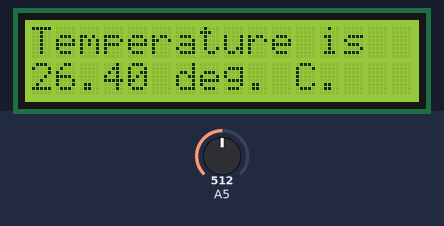
Simulated run of this sketch. Board: Arduino Uno, built with avr-gcc and run on an emulated ATmega328P. Shown: 16×2 character LCD. The test bench sets the inputs (shaded band); at power-on: A5 = 512.

Above: at 3.2 s.
3.3 s: A5 set to 306
At 6.2 s:
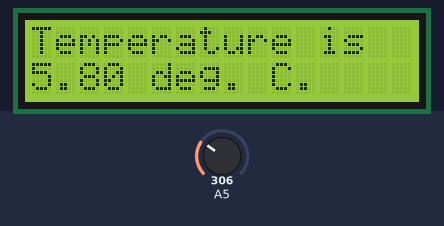
6.9 s: A5 set to 155
At 8.2 s:
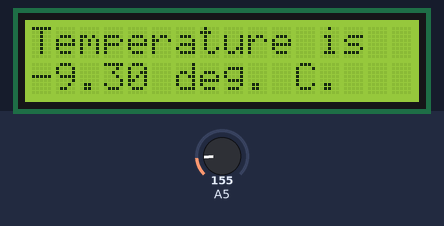
9.1 s: A5 set to 138
At 10.3 s:
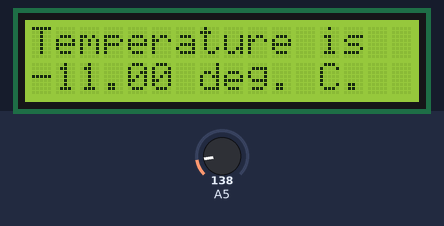
11.4 s: A5 set to 306
At 14.4 s:
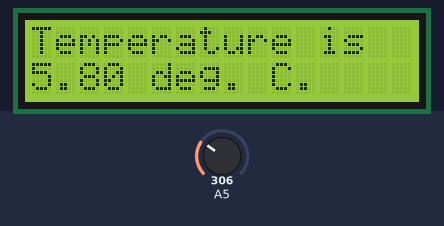
14.7 s: A5 set to 122
At 16.5 s:
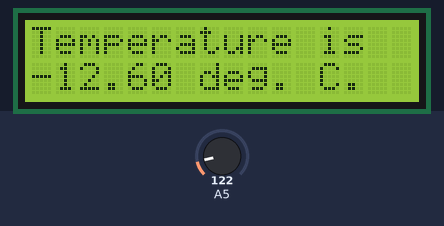
Timing chart, 0 to 17.9 s (numbered marks = the images above; inputs shaded):
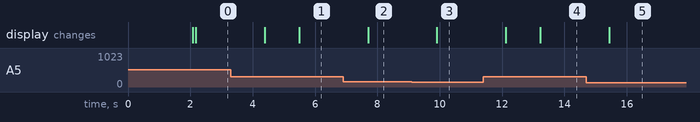

Measured:
- after the input at 3.3 s, the display: first changes after 1.1 s (image 1 shows a later state)
- after the input at 6.9 s, the display: changes after 0.80 s (image 2)
- after the input at 9.1 s, the display: changes after 0.81 s (image 3)
- after the input at 11.4 s, the display: first changes after 0.72 s (image 4 shows a later state)
- after the input at 14.7 s, the display: changes after 0.73 s (image 5)

The sketch:

lesson_8.ino
```cpp
/*
Lesson Eight
*/
#include <LiquidCrystal.h>
// we need this library for the LCD commands
LiquidCrystal lcd(10,11,12,13,14,15,16);
/* tells Arduino which pins the LCD is connected to;
in this case 10~16, which match the pinouts on chassis
BUS2 socket
*/
void setup()
{
lcd.begin(16, 2); // tells Arduino the LCD dimensions
lcd.setCursor(0,0);
lcd.print("Hello electropus!");
// print text and move cursor to start of next line
lcd.setCursor(0,1);
lcd.print("Please wait...");
delay(2000);
lcd.clear(); // clear LCD screen
lcd.setCursor(0,0);
lcd.print("Temperature is ");
}
float temperature = 0; // this stores the value for temperature
void loop()
{
temperature = analogRead(5); // store value from temp brick
temperature = temperature +252-500;
temperature = temperature / 10;
// maths to convert reading to temperature in Celsius.
// may need calibrating, by comparing with real thermometer
// and adjusting value of -500
delay (100); // wait for 100 milliseconds
lcd.print(" Temperature is ");
lcd.setCursor(0,1);
// move cursor to first character of second line
lcd.print(temperature);
lcd.println(" deg. C. ");
delay(1000); // wait a second
}
```
